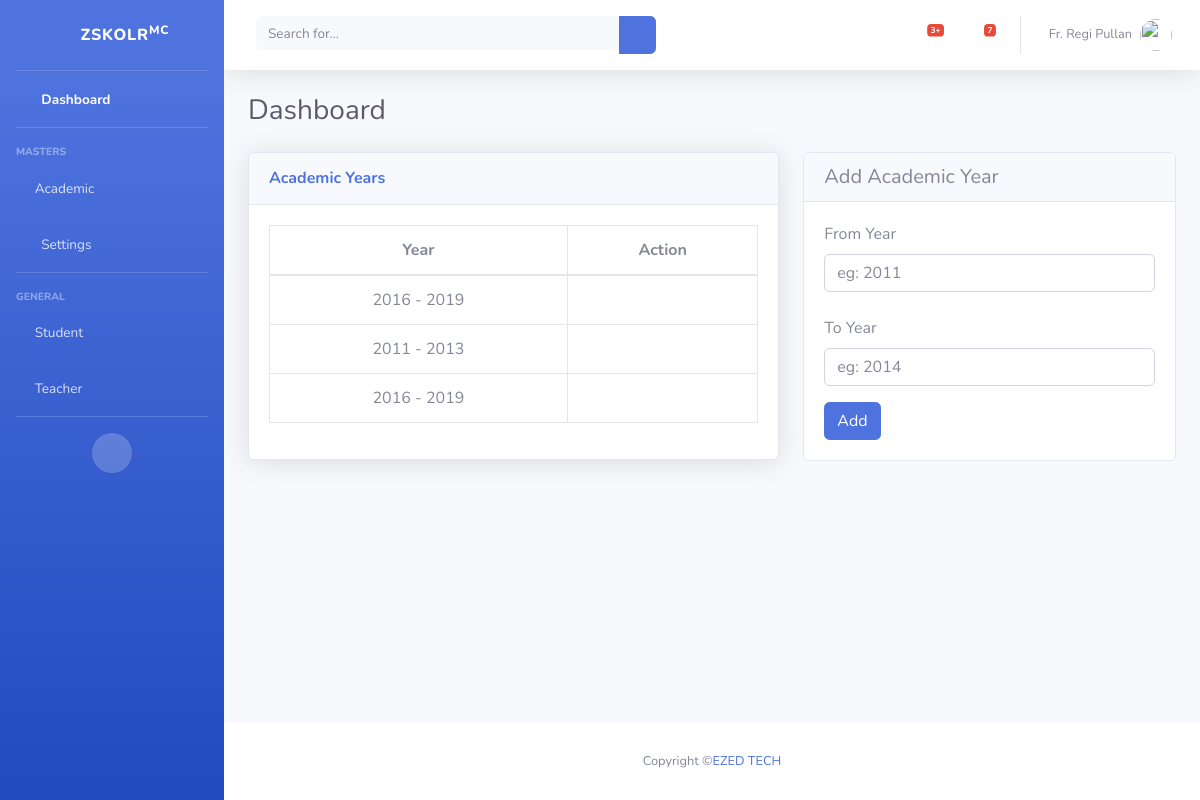
Page /academic-year/ on the committed database.
### skolr/models.py (models this page shows, shortened)
class AcademicYear(models.Model):
    from_year = models.IntegerField()
    to_year = models.IntegerField()
    name = models.CharField(max_length = 20)

### skolr/views.py (the view)
# urls.py: path('academic-year/', views.academicyear, name='academicyear'),
def academicyear(request):
    if request.method=='POST':
        acyr = AcademicYear()
        acyr.from_year = request.POST['from_date']
        acyr.to_year = request.POST['to_date']
        acyr.name = request.POST['from_date'] + ' - ' + request.POST['to_date']
        acyr.save()
        academic_year = AcademicYear.objects.all()
        return render(request,'academicyear.html',{'academic_years':academic_year})
    else:
        academic_year = AcademicYear.objects.all()
        return render(request,'academicyear.html',{'academic_years':academic_year})

### skolr/templates/academicyear.html (shortened to what this page needs)
{% extends 'base.html' %}
{% load static %}
{% block content %}
      <div id="content">
        <div class="container-fluid">
          <div class="d-sm-flex align-items-center justify-content-between mb-4">
            <h1 class="h3 mb-0 text-gray-800">Dashboard</h1>
          </div>
          <div class="row">
            <div class="col-xl-7 col-lg-7 col-md-14 col-sm-14 col-14">
                            <div class="card shadow mb-1">
                            <div class="card-header py-3">
                              <h6 class="m-0 font-weight-bold text-primary">Academic Years</h6>
                            </div>
                            <div class="card-body">
                              <div class="table-responsive">
                                <table class="table table-bordered" id="dataTable" width="100%" cellspacing="0">
                                    <thead>
                                        <tr align="center">
                                        <th>Year</th>
                                        <th>Action</th>
                                        </tr>
                                    </thead>
                                    <tbody>
                                        {% for academic_year in academic_years %}
                                        <tr align="center">
                                        <td>{{ academic_year.name }}</td>
                                        <td>
                                            <a href="{% url 'academicyear_edit' academic_year.id %}"> <i class="fas fa-edit"></i> </a>
                                            <a href="Delete" data-toggle="modal" data-target="#AcademicYeardeleteModal-{{academic_year.id}}"> <i class="fas fa-trash"> </i> </a>
                                        </td>
                                        </tr>
                                        {% endfor %}
                                    </tbody>
                                    </table>
                              </div>
                            </div>
                          </div>
                      </div>
                      <div class="col-xl-5 col-lg-5 col-md-10 col-sm-10 col-10">
                            <div class="card">
                              <h5 class="card-header">{% if academic_year_to_edit %}Edit {% endif %}{% if not academic_year_to_edit %}Add {% endif %}Academic Year</h5>
                              <div class="card-body">
                                <form method="post" action="">
                                  <div class="form-group">
                                    <label for="exampleInputCategory"> From Year</label>
                                    <input type="text" class="form-control" name="from_date" placeholder="eg: 2011" value="{{ academic_year_to_edit.from_year }}" required><br>
                                    <label for="exampleInputCategory"> To Year</label>
                                    <input type="text" class="form-control" name="to_date" placeholder="eg: 2014" value="{{ academic_year_to_edit.from_year }}" required>
                                  </div>
                                  <div class="box-footer">
                                    {% if not academic_year_to_edit %}
                                    <button type="submit" class="btn btn-primary" name="submit">Add</button>
                                    {% endif %}
                                  </div>
                                </form>
                              </div>
                            </div>
                          </div>
          </div>
        </div>
 </div>
      </div>
 {% endblock %}

### rows in the picture
AcademicYear: name "2016 - 2019"
AcademicYear: name "2011 - 2013"
AcademicYear: name "2016 - 2019"
